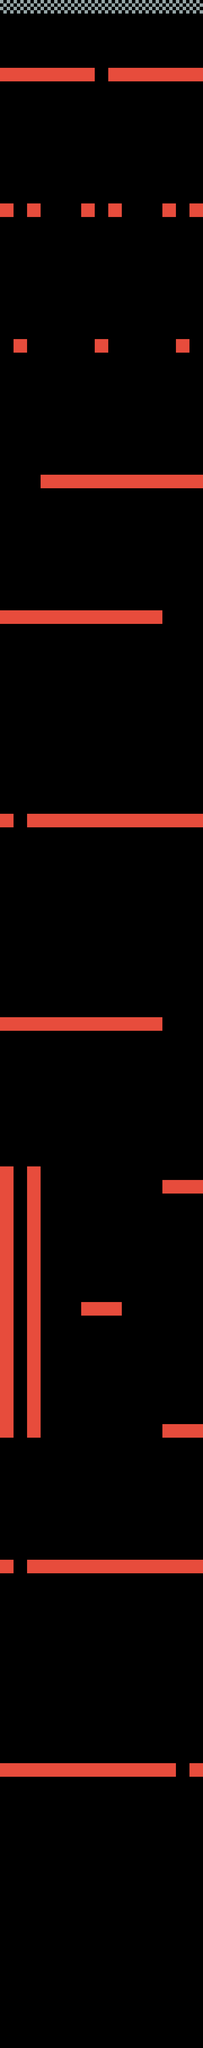

Below is a game level as drawn by its tile map, then a one-line description and the .tmx that defines it (tile-layer data replaced by summaries):
An orthogonal 15x151 tile map with 48x48 px tiles, 2 tile layers (walls, finish).

<map version="1.0" orientation="orthogonal" renderorder="right-down" width="15" height="151" tilewidth="48" tileheight="48">
 <tileset firstgid="1" name="tile_set" tilewidth="48" tileheight="48">
  <image source="tile_set.png" width="144" height="96" />
 </tileset>
 <layer name="walls" width="15" height="151">
  <data>[2265 cells, 150 non-empty, 1 distinct tile ids]</data>
 </layer>
 <layer name="finish" width="15" height="151">
  <data>[2265 cells, 15 non-empty, 1 distinct tile ids]</data>
 </layer>
</map>
